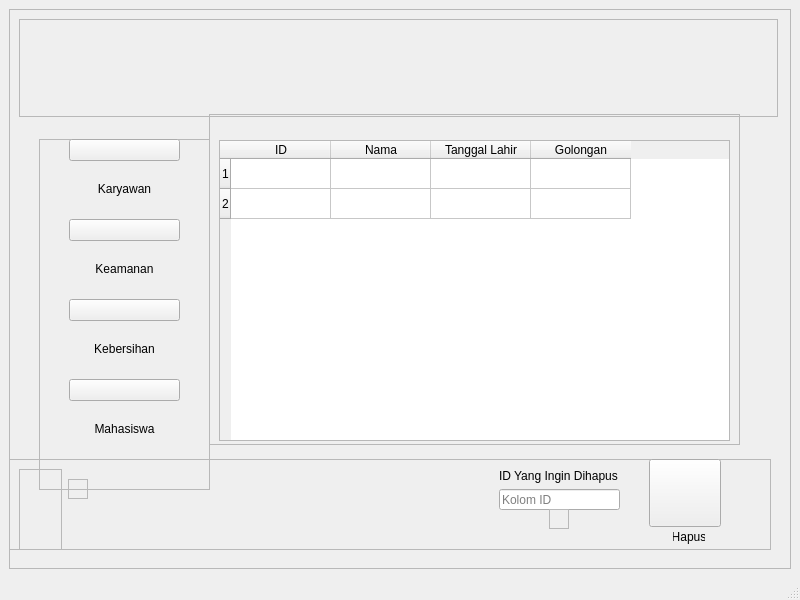
<?xml version="1.0" encoding="UTF-8"?>
<ui version="4.0">
 <class>MainWindow</class>
 <widget class="QMainWindow" name="MainWindow">
  <property name="geometry">
   <rect>
    <x>0</x>
    <y>0</y>
    <width>800</width>
    <height>600</height>
   </rect>
  </property>
  <property name="windowTitle">
   <string>MainWindow</string>
  </property>
  <widget class="QWidget" name="centralwidget">
   <layout class="QGridLayout" name="gridLayout">
    <item row="0" column="1">
     <widget class="QFrame" name="frame">
      <property name="frameShape">
       <enum>QFrame::StyledPanel</enum>
      </property>
      <property name="frameShadow">
       <enum>QFrame::Raised</enum>
      </property>
      <widget class="QFrame" name="frame_2">
       <property name="geometry">
        <rect>
         <x>10</x>
         <y>10</y>
         <width>759</width>
         <height>98</height>
        </rect>
       </property>
       <property name="frameShape">
        <enum>QFrame::StyledPanel</enum>
       </property>
       <property name="frameShadow">
        <enum>QFrame::Raised</enum>
       </property>
       <layout class="QGridLayout" name="gridLayout_3">
        <item row="0" column="0">
         <layout class="QHBoxLayout" name="horizontalLayout">
          <item>
           <widget class="QLabel" name="label_3">
            <property name="text">
             <string/>
            </property>
            <property name="pixmap">
             <pixmap resource="img_rsc.qrc">:/images/img/upn logo.png</pixmap>
            </property>
            <property name="scaledContents">
             <bool>true</bool>
            </property>
           </widget>
          </item>
          <item>
           <widget class="QLabel" name="label">
            <property name="text">
             <string/>
            </property>
            <property name="pixmap">
             <pixmap resource="img_rsc.qrc">:/images/img/poli gigi logo.png</pixmap>
            </property>
           </widget>
          </item>
         </layout>
        </item>
        <item row="0" column="1">
         <spacer name="horizontalSpacer">
          <property name="orientation">
           <enum>Qt::Horizontal</enum>
          </property>
          <property name="sizeHint" stdset="0">
           <size>
            <width>258</width>
            <height>20</height>
           </size>
          </property>
         </spacer>
        </item>
       </layout>
      </widget>
      <widget class="QFrame" name="frame_4">
       <property name="geometry">
        <rect>
         <x>200</x>
         <y>105</y>
         <width>531</width>
         <height>331</height>
        </rect>
       </property>
       <property name="frameShape">
        <enum>QFrame::StyledPanel</enum>
       </property>
       <property name="frameShadow">
        <enum>QFrame::Raised</enum>
       </property>
       <widget class="QTableWidget" name="tableWidget">
        <property name="geometry">
         <rect>
          <x>10</x>
          <y>26</y>
          <width>511</width>
          <height>301</height>
         </rect>
        </property>
        <row>
         <property name="text">
          <string>1</string>
         </property>
        </row>
        <row>
         <property name="text">
          <string>2</string>
         </property>
        </row>
        <column>
         <property name="text">
          <string>ID</string>
         </property>
        </column>
        <column>
         <property name="text">
          <string>Nama</string>
         </property>
        </column>
        <column>
         <property name="text">
          <string>Tanggal Lahir</string>
         </property>
        </column>
        <column>
         <property name="text">
          <string>Golongan</string>
         </property>
        </column>
       </widget>
      </widget>
      <widget class="QFrame" name="frame_3">
       <property name="geometry">
        <rect>
         <x>0</x>
         <y>450</y>
         <width>762</width>
         <height>91</height>
        </rect>
       </property>
       <property name="frameShape">
        <enum>QFrame::StyledPanel</enum>
       </property>
       <property name="frameShadow">
        <enum>QFrame::Raised</enum>
       </property>
       <widget class="QFrame" name="frame_5">
        <property name="geometry">
         <rect>
          <x>59</x>
          <y>20</y>
          <width>20</width>
          <height>20</height>
         </rect>
        </property>
        <property name="frameShape">
         <enum>QFrame::StyledPanel</enum>
        </property>
        <property name="frameShadow">
         <enum>QFrame::Raised</enum>
        </property>
        <layout class="QGridLayout" name="gridLayout_2"/>
       </widget>
       <widget class="QWidget" name="layoutWidget">
        <property name="geometry">
         <rect>
          <x>490</x>
          <y>10</y>
          <width>121</width>
          <height>41</height>
         </rect>
        </property>
        <layout class="QGridLayout" name="gridLayout_8">
         <item row="0" column="0">
          <widget class="QLabel" name="label_2">
           <property name="text">
            <string>ID Yang Ingin Dihapus</string>
           </property>
          </widget>
         </item>
         <item row="1" column="0">
          <widget class="QLineEdit" name="lineEdit">
           <property name="placeholderText">
            <string>Kolom ID</string>
           </property>
          </widget>
         </item>
        </layout>
       </widget>
       <widget class="QFrame" name="frame_7">
        <property name="geometry">
         <rect>
          <x>10</x>
          <y>10</y>
          <width>43</width>
          <height>91</height>
         </rect>
        </property>
        <property name="frameShape">
         <enum>QFrame::StyledPanel</enum>
        </property>
        <property name="frameShadow">
         <enum>QFrame::Raised</enum>
        </property>
       </widget>
       <widget class="QFrame" name="frame_6">
        <property name="geometry">
         <rect>
          <x>540</x>
          <y>50</y>
          <width>20</width>
          <height>20</height>
         </rect>
        </property>
        <property name="frameShape">
         <enum>QFrame::StyledPanel</enum>
        </property>
        <property name="frameShadow">
         <enum>QFrame::Raised</enum>
        </property>
        <layout class="QGridLayout" name="gridLayout_7"/>
       </widget>
       <widget class="QPushButton" name="pushButton">
        <property name="geometry">
         <rect>
          <x>640</x>
          <y>0</y>
          <width>72</width>
          <height>68</height>
         </rect>
        </property>
        <property name="text">
         <string/>
        </property>
        <property name="icon">
         <iconset resource="img_rsc.qrc">
          <normaloff>:/images/img/hapus_data.png</normaloff>:/images/img/hapus_data.png</iconset>
        </property>
        <property name="iconSize">
         <size>
          <width>60</width>
          <height>60</height>
         </size>
        </property>
       </widget>
       <widget class="QLabel" name="label_5">
        <property name="geometry">
         <rect>
          <x>664</x>
          <y>70</y>
          <width>32</width>
          <height>16</height>
         </rect>
        </property>
        <property name="text">
         <string>Hapus</string>
        </property>
        <property name="alignment">
         <set>Qt::AlignCenter</set>
        </property>
       </widget>
      </widget>
      <widget class="QFrame" name="frame_8">
       <property name="geometry">
        <rect>
         <x>30</x>
         <y>130</y>
         <width>171</width>
         <height>351</height>
        </rect>
       </property>
       <property name="frameShape">
        <enum>QFrame::StyledPanel</enum>
       </property>
       <property name="frameShadow">
        <enum>QFrame::Raised</enum>
       </property>
       <widget class="QWidget" name="layoutWidget_2">
        <property name="geometry">
         <rect>
          <x>30</x>
          <y>0</y>
          <width>111</width>
          <height>71</height>
         </rect>
        </property>
        <layout class="QVBoxLayout" name="verticalLayout_7">
         <item>
          <widget class="QPushButton" name="pushButton_2">
           <property name="text">
            <string/>
           </property>
           <property name="icon">
            <iconset resource="img_rsc.qrc">
             <normaloff>:/images/img/karyawan.png</normaloff>:/images/img/karyawan.png</iconset>
           </property>
           <property name="iconSize">
            <size>
             <width>85</width>
             <height>85</height>
            </size>
           </property>
          </widget>
         </item>
         <item>
          <widget class="QLabel" name="label_6">
           <property name="text">
            <string>Karyawan</string>
           </property>
           <property name="alignment">
            <set>Qt::AlignCenter</set>
           </property>
          </widget>
         </item>
        </layout>
       </widget>
       <widget class="QWidget" name="layoutWidget_3">
        <property name="geometry">
         <rect>
          <x>30</x>
          <y>80</y>
          <width>111</width>
          <height>71</height>
         </rect>
        </property>
        <layout class="QVBoxLayout" name="verticalLayout_6">
         <item>
          <widget class="QPushButton" name="pushButton_3">
           <property name="text">
            <string/>
           </property>
           <property name="icon">
            <iconset resource="img_rsc.qrc">
             <normaloff>:/images/img/satpam.png</normaloff>:/images/img/satpam.png</iconset>
           </property>
           <property name="iconSize">
            <size>
             <width>85</width>
             <height>85</height>
            </size>
           </property>
          </widget>
         </item>
         <item>
          <widget class="QLabel" name="label_7">
           <property name="text">
            <string>Keamanan</string>
           </property>
           <property name="alignment">
            <set>Qt::AlignCenter</set>
           </property>
          </widget>
         </item>
        </layout>
       </widget>
       <widget class="QWidget" name="layoutWidget_4">
        <property name="geometry">
         <rect>
          <x>30</x>
          <y>160</y>
          <width>111</width>
          <height>71</height>
         </rect>
        </property>
        <layout class="QVBoxLayout" name="verticalLayout_5">
         <item>
          <widget class="QPushButton" name="pushButton_4">
           <property name="text">
            <string/>
           </property>
           <property name="icon">
            <iconset resource="img_rsc.qrc">
             <normaloff>:/images/img/cs.png</normaloff>:/images/img/cs.png</iconset>
           </property>
           <property name="iconSize">
            <size>
             <width>85</width>
             <height>85</height>
            </size>
           </property>
          </widget>
         </item>
         <item>
          <widget class="QLabel" name="label_8">
           <property name="text">
            <string>Kebersihan</string>
           </property>
           <property name="alignment">
            <set>Qt::AlignCenter</set>
           </property>
          </widget>
         </item>
        </layout>
       </widget>
       <widget class="QWidget" name="layoutWidget_5">
        <property name="geometry">
         <rect>
          <x>30</x>
          <y>240</y>
          <width>111</width>
          <height>71</height>
         </rect>
        </property>
        <layout class="QVBoxLayout" name="verticalLayout_8">
         <item>
          <widget class="QPushButton" name="pushButton_5">
           <property name="text">
            <string/>
           </property>
           <property name="icon">
            <iconset resource="img_rsc.qrc">
             <normaloff>:/images/img/mahasiswa.png</normaloff>:/images/img/mahasiswa.png</iconset>
           </property>
           <property name="iconSize">
            <size>
             <width>85</width>
             <height>85</height>
            </size>
           </property>
          </widget>
         </item>
         <item>
          <widget class="QLabel" name="label_9">
           <property name="text">
            <string>Mahasiswa</string>
           </property>
           <property name="alignment">
            <set>Qt::AlignCenter</set>
           </property>
          </widget>
         </item>
        </layout>
       </widget>
      </widget>
     </widget>
    </item>
   </layout>
  </widget>
  <widget class="QMenuBar" name="menubar">
   <property name="geometry">
    <rect>
     <x>0</x>
     <y>0</y>
     <width>800</width>
     <height>21</height>
    </rect>
   </property>
  </widget>
  <widget class="QStatusBar" name="statusbar"/>
 </widget>
 <resources>
  <include location="img_rsc.qrc"/>
  <include location="img_rsc.qrc"/>
 </resources>
 <connections/>
</ui>
